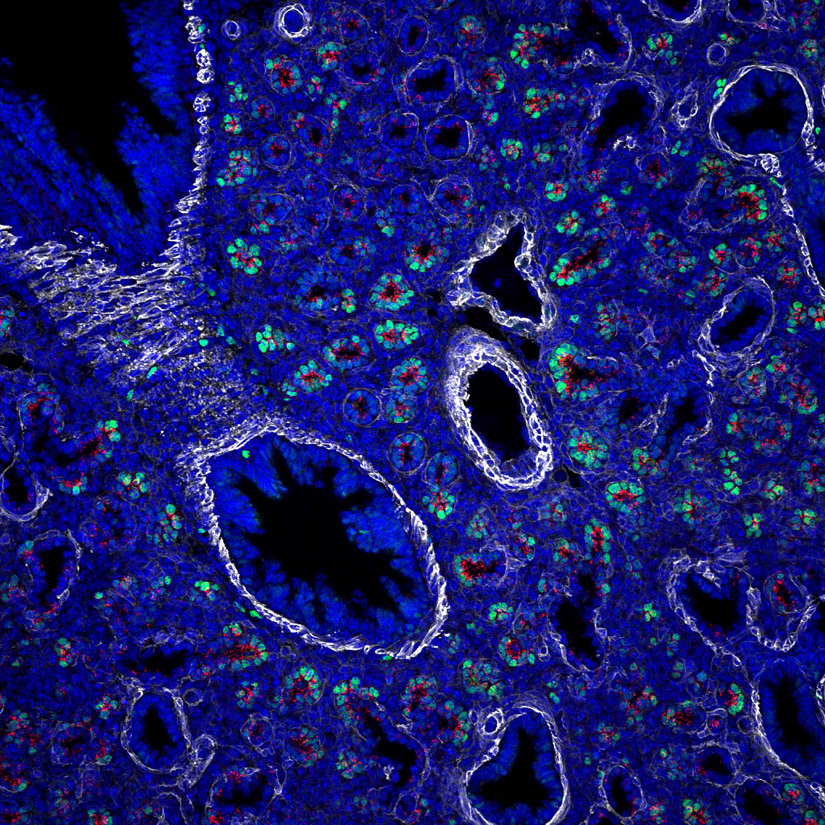
#> input picture data/jpeg-imgs/2015-04-029_20X_C57Bl6_E16.5_LMM.14.24.4.46_SOX9_SFTPC_ACTA2_001.jpg, 2475 x 2475 px (shown at 1/3 size); its folder holds only this picture in this run
$ python -i utils.py   (imports and definitions only)   (Python 2 division)
#> lines starting #> are read from the running program, lines starting #| are printed output that depends on the picture
#> further down, picture is the input picture: shape (2475, 2475, 3); mean B, G, R 108.2, 27.9, 25.5
import numpy as np
import cv2
import operator
import os
import pandas as pd
import glob
from sklearn.grid_search import GridSearchCV
from sklearn.svm import SVC
from sklearn.linear_model import RidgeClassifier
from sklearn.pipeline import Pipeline
from sklearn.preprocessing import StandardScaler
from sklearn.feature_selection import SelectFdr
from scipy.spatial.distance import pdist
import warnings
import pickle

# [1 line not run here, left out]

HSV_RANGES = {
    # red is a major color
    'red': [
        {
            'lower': np.array([0, 39, 64]),
            'upper': np.array([20, 255, 255])
        },
        {
            'lower': np.array([161, 39, 64]),
            'upper': np.array([180, 255, 255])
        }
    ],
    # yellow is a minor color
    'yellow': [
        {
            'lower': np.array([21, 39, 64]),
            'upper': np.array([40, 255, 255])
        }
    ],
    # green is a major color
    'green': [
        {
            'lower': np.array([41, 39, 64]),
            'upper': np.array([80, 255, 255])
        }
    ],
    # cyan is a minor color
    'cyan': [
        {
            'lower': np.array([81, 39, 64]),
            'upper': np.array([100, 255, 255])
        }
    ],
    # blue is a major color
    'blue': [
        {
            'lower': np.array([101, 39, 64]),
            'upper': np.array([140, 255, 255])
        }
    ],
    # violet is a minor color
    'violet': [
        {
            'lower': np.array([141, 39, 64]),
            'upper': np.array([160, 255, 255])
        }
    ],
    # next are the monochrome ranges
    # black is all H & S values, but only the lower 10% of V
    'black': [
        {
            'lower': np.array([0, 0, 0]),
            'upper': np.array([180, 255, 63])
        }
    ],
    # gray is all H values, lower 15% of S, & between 11-89% of V
    'gray': [
        {
            'lower': np.array([0, 0, 64]),
            'upper': np.array([180, 38, 228])
        }
    ],
    # white is all H values, lower 15% of S, & upper 10% of V
    'white': [
        {
            'lower': np.array([0, 0, 229]),
            'upper': np.array([180, 38, 255])
        }
    ]
}

#METADATA_FILE = '/'.join([os.getcwd(), 'data/metadata_table_all.csv'])
METADATA_FILE = os.path.join(os.path.dirname(os.path.abspath(__file__)),'..','data','metadata_table_all.csv')


def create_mask(hsv_img, colors):
    """
    Creates a binary mask from HSV image using given colors.
    """
    mask = np.zeros((hsv_img.shape[0], hsv_img.shape[1]), dtype=np.uint8)

    for color in colors:
        for color_range in HSV_RANGES[color]:
            mask += cv2.inRange(
                hsv_img,
                color_range['lower'],
                color_range['upper']
            )

    return mask


def get_hsv(hsv_img):
    """
    Returns flattened hue, saturation, and values from given HSV image.
    """
    hue = hsv_img[:, :, 0].flatten()
    sat = hsv_img[:, :, 1].flatten()
    val = hsv_img[:, :, 2].flatten()

    return hue, sat, val


def get_color_profile(hsv_img):
    """
    Finds color profile as pixel counts for color ranges in HSV_RANGES

    Args:
        hsv_img: HSV pixel data (3-D NumPy array)

    Returns:
        Text string for dominant color range (from HSV_RANGES keys)

    Raises:
        tbd
    """
    h, s, v = get_hsv(hsv_img)

    color_profile = {}

    for color, color_ranges in HSV_RANGES.items():
        color_profile[color] = 0

        for color_range in color_ranges:
            pixel_count = np.sum(
                np.logical_and(
                    h >= color_range['lower'][0],
                    h <= color_range['upper'][0]
                ) &
                np.logical_and(
                    s >= color_range['lower'][1],
                    s <= color_range['upper'][1]
                ) &
                np.logical_and(
                    v >= color_range['lower'][2],
                    v <= color_range['upper'][2]
                )
            )

            color_profile[color] += pixel_count
#> after the loop, color_profile = 9 items

    return color_profile


# [115 lines left out: functions get_class_map, get_image_metadata, load_training_data, build_trained_model, not called in this run]


def get_custom_target_features(hsv_img):
    color_features = get_custom_color_features(hsv_img)

    feature_names = []
    values = []

    # add region features first
    feature_names.append('region_area')
    values.append(hsv_img.shape[0] * hsv_img.shape[1])

    feature_names.append('region_saturation_mean')
    values.append(np.mean(hsv_img[:, :, 1]))

    feature_names.append('region_saturation_variance')
    values.append(np.var(hsv_img[:, :, 1]))

    feature_names.append('region_value_mean')
    values.append(np.mean(hsv_img[:, :, 2]))

    feature_names.append('region_value_variance')
    values.append(np.var(hsv_img[:, :, 2]))

    for color, features in color_features.iteritems():
        for feature, value in sorted(features.iteritems()):
            feature_str = '%s (%s)' % (feature, color)
            feature_names.append(feature_str)
            values.append(value)

    target_features = pd.Series(values, index=feature_names)

    return target_features.sort_index()


# [82 lines left out: functions get_trained_model, predict, not called in this run]


def get_custom_color_features(hsv_img):
    c_prof = get_color_profile(hsv_img)
#> c_prof = 9 items

    tot_px = hsv_img.shape[0] * hsv_img.shape[1]

    color_features = {}

    for color in HSV_RANGES.keys():
        color_percent = float(c_prof[color]) / tot_px

        # create color mask
        mask = create_mask(hsv_img, [color])

        mask_img = cv2.bitwise_and(hsv_img, hsv_img, mask=mask)

        ret, thresh = cv2.threshold(mask, 1, 255, cv2.THRESH_BINARY)
        contours, hierarchy = cv2.findContours(
            thresh,
            cv2.RETR_EXTERNAL,
            cv2.CHAIN_APPROX_SIMPLE
        )

        cent_list = []
        area_list = []
        peri_list = []

        if len(contours) == 0:
            color_features[color] = {
                'percent': color_percent,
                'contour_count': len(cent_list),
                'distance_mean': 0.0,
                'distance_variance': 0.0,
                'area_mean': 0.0,
                'area_variance': 0.0,
                'perimeter_mean': 0.0,
                'perimeter_variance': 0.0,
                'largest_contour_area': 0.0,
                'largest_contour_eccentricity': 0.0,
                'largest_contour_circularity': 0.0,
                'largest_contour_convexity': 0.0
            }
            continue

        largest_contour_area = 0.0
        largest_contour_peri = 0.0
        largest_contour = None

        for c in contours:
            area = cv2.contourArea(c)

            if area <= 0.0:
                continue

            peri = cv2.arcLength(c, True)

            if area > largest_contour_area:
                largest_contour_area = area
                largest_contour_peri = peri
                largest_contour = c

            m = cv2.moments(c)
            centroid_x = m['m10'] / m['m00']
            centroid_y = m['m01'] / m['m00']

            cent_list.append((centroid_x, centroid_y))
            area_list.append(area)
            peri_list.append(peri)

        if len(cent_list) <= 1:
            pair_dist = [0.0]
        else:
            pair_dist = pdist(cent_list)

        dist_mean = np.mean(pair_dist)
        dist_var = np.var(pair_dist)

        if len(area_list) == 0:
            area_mean = 0.0
            area_var = 0.0
        else:
            area_mean = np.mean(area_list)
            area_var = np.var(area_list)

        if len(peri_list) == 0:
            peri_mean = 0.0
            peri_var = 0.0
        else:
            peri_mean = np.mean(peri_list)
            peri_var = np.var(peri_list)

        largest_contour_eccentricity = 0.0
        largest_contour_circularity = 0.0
        largest_contour_convexity = 0.0

        if largest_contour_area >= 0.02 * tot_px and largest_contour is not None:
            # get smallest bounding rectangle (rotated)
            box = cv2.minAreaRect(largest_contour)
            cnt_w, cnt_h = box[1]

            largest_contour_eccentricity = cnt_w / cnt_h
            if largest_contour_eccentricity < 1:
                largest_contour_eccentricity = 1.0 / largest_contour_eccentricity

            # calculate inverse circularity as 1 / (area / perimeter ^ 2)
            largest_contour_circularity = largest_contour_peri / np.sqrt(largest_contour_area)

            # calculate convexity as convex hull perimeter / contour perimeter
            hull = cv2.convexHull(largest_contour)
            largest_contour_convexity = cv2.arcLength(hull, True) / largest_contour_peri

        color_features[color] = {
            'percent': color_percent,
            'contour_count': len(cent_list),
            'distance_mean': dist_mean,
            'distance_variance': dist_var,
            'area_mean': area_mean,
            'area_variance': area_var,
            'perimeter_mean': peri_mean,
            'perimeter_variance': peri_var,
            'largest_contour_area': largest_contour_area,
            'largest_contour_eccentricity': largest_contour_eccentricity,
            'largest_contour_circularity': largest_contour_circularity,
            'largest_contour_convexity': largest_contour_convexity
        }
#> this loop made 9 passes
#> color_percent on passes 1, 3, 4, 5, 6, 7, 8, 9: 0.0136, 0.00194, 0.00505, 0.0225, 0.0148, 0.828, 0.0169, 0.000959
#> pass 1, in get_custom_color_features, `mask = create_mask(hsv_img, [color])`:
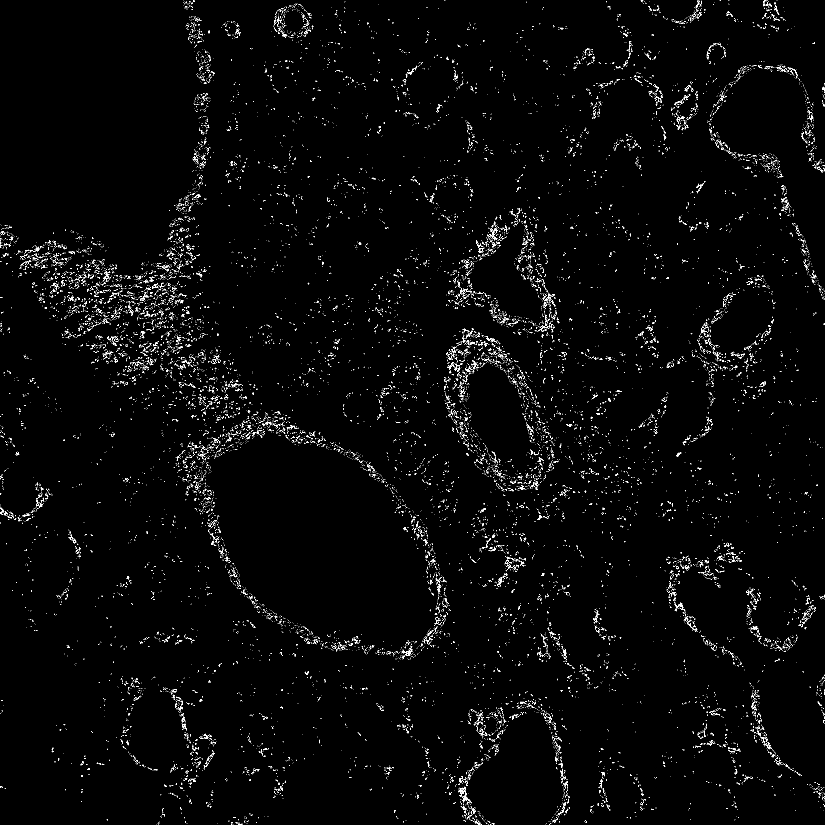
#> mask: shape (2475, 2475) (shown at 1/3 size); 1.4% white in thin lines or dots
#> pass 1, in get_custom_color_features, `mask_img = cv2.bitwise_and(hsv_img, hsv_img, mask=mask)`:
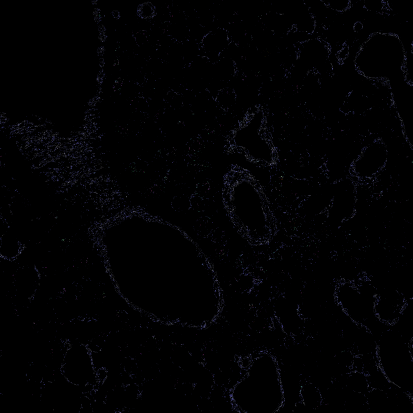
#> mask_img: shape (2475, 2475, 3) (shown at 1/6 size); mean B, G, R 2.3, 1.4, 1.4
#> pass 2, in get_custom_color_features, `mask = create_mask(hsv_img, [color])`:
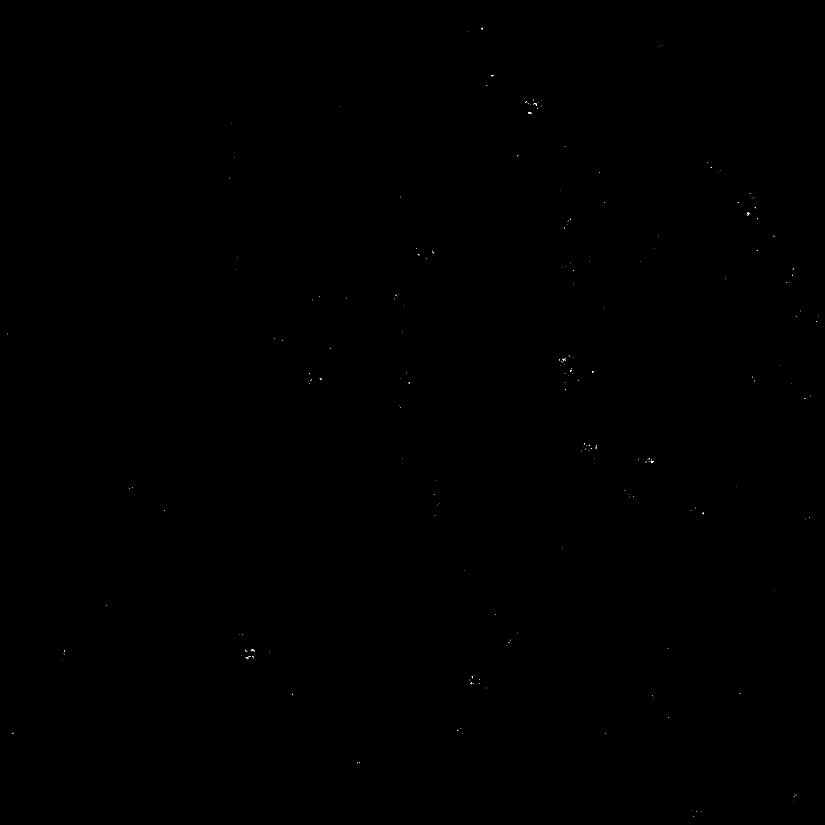
#> mask: shape (2475, 2475) (shown at 1/3 size); 0.01% white in thin lines or dots
#> after the loop:
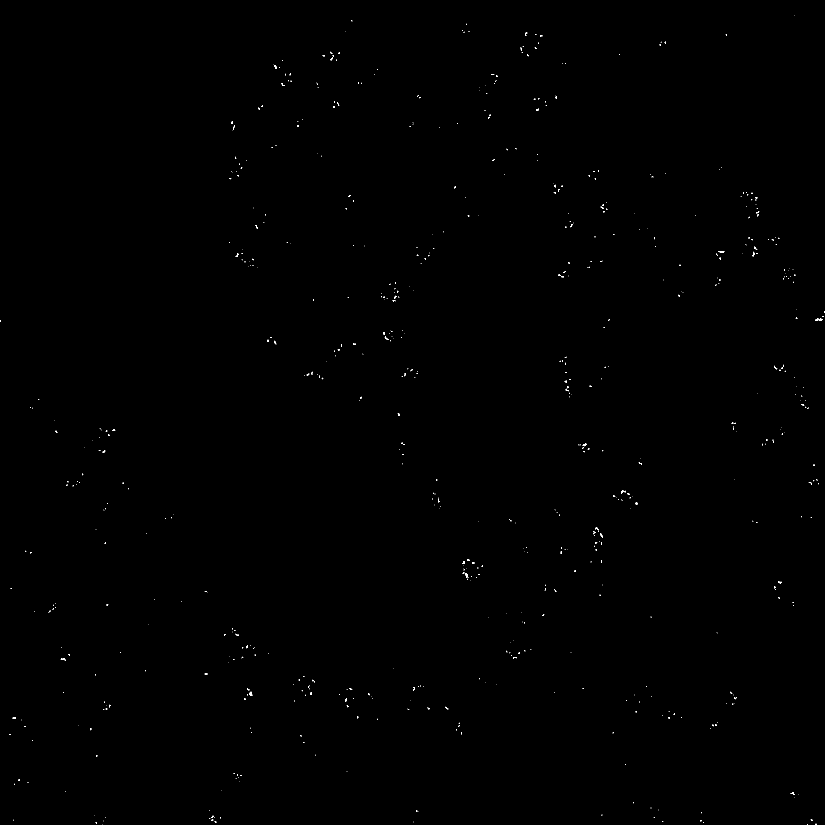
#> mask: shape (2475, 2475) (shown at 1/3 size); 0.1% white in thin lines or dots
#> after the loop, color_features = 9 items

    return color_features

>>> import cv2
>>> picture = cv2.imread('../data/jpeg-imgs/2015-04-029_20X_C57Bl6_E16.5_LMM.14.24.4.46_SOX9_SFTPC_ACTA2_001.jpg')
>>> result = get_custom_target_features(picture)
#> the loop in get_custom_target_features, `for color, features in color_features.iteritems():` made 9 passes
#> color on passes 1 to 8: 'red', 'yellow', 'green', 'cyan', 'blue', 'violet', 'black', 'gray'
#> after the loop in get_custom_target_features, `for color, features in color_features.iteritems():`: feature_names = 113 items, first 6: 'region_area', 'region_saturation_mean', 'region_saturation_variance', 'region_value_mean', 'region_value_variance', 'area_mean (red)'; values = 113 values, max 5.69e+11 at index 78, min 0 at index 11, mean 5.03e+09

$ run again, on data/jpeg-imgs/2015-04-029_20X_C57Bl6_E16.5_LMM.14.24.4.46_SOX9_SFTPC_ACTA2_002.jpg
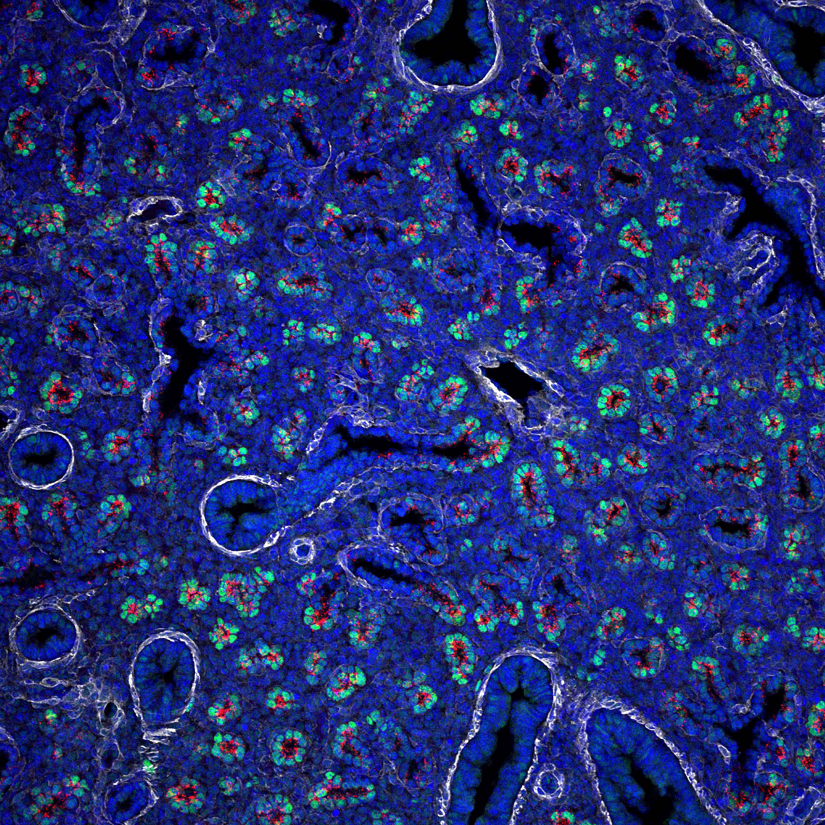
#> input picture data/jpeg-imgs/2015-04-029_20X_C57Bl6_E16.5_LMM.14.24.4.46_SOX9_SFTPC_ACTA2_002.jpg, 2475 x 2475 px (shown at 1/3 size)
#> picture is the input picture: shape (2475, 2475, 3); mean B, G, R 115.8, 45.6, 33.9
#> after the loop in get_color_profile, `for color, color_ranges in HSV_RANGES.items():`: color_profile = 9 items
#> the loop in get_custom_color_features, `for color in HSV_RANGES.keys():` made 9 passes
#> color_percent on passes 1, 3, 4, 5, 6, 7, 8, 9: 0.0142, 0.0056, 0.00897, 0.0325, 0.0175, 0.801, 0.0174, 0.00107
#> pass 1, in get_custom_color_features, `mask = create_mask(hsv_img, [color])`:
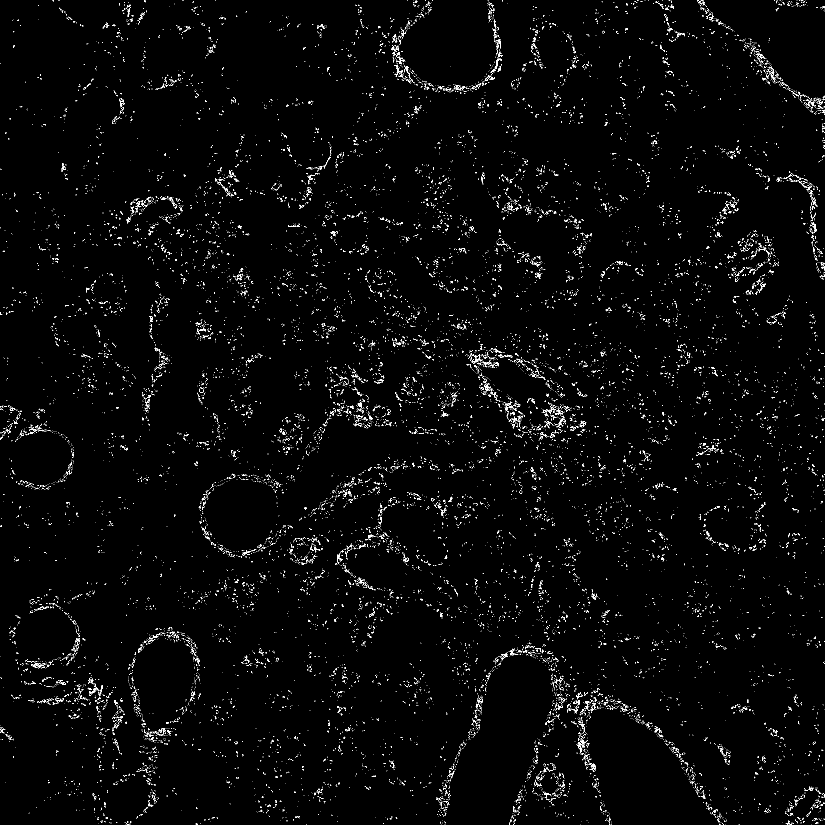
#> mask: shape (2475, 2475) (shown at 1/3 size); 1.4% white in thin lines or dots
#> after the loop in get_custom_color_features, `for color in HSV_RANGES.keys():`:
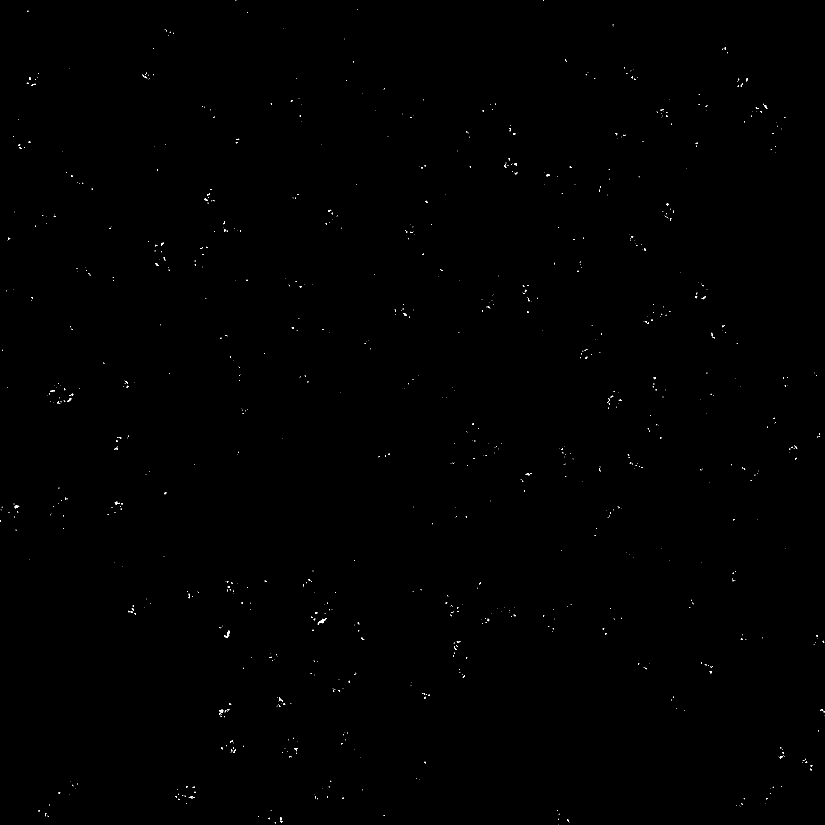
#> mask: shape (2475, 2475) (shown at 1/3 size); 0.11% white in thin lines or dots
#> the loop in get_custom_target_features, `for color, features in color_features.iteritems():` made 9 passes
#> color on passes 1 to 8: 'red', 'yellow', 'green', 'cyan', 'blue', 'violet', 'black', 'gray'
#> after the loop in get_custom_target_features, `for color, features in color_features.iteritems():`: feature_names = 113 items, first 6: 'region_area', 'region_saturation_mean', 'region_saturation_variance', 'region_value_mean', 'region_value_variance', 'area_mean (red)'; values = 113 values, max 2.69e+11 at index 78, min 0 at index 11, mean 2.38e+09
